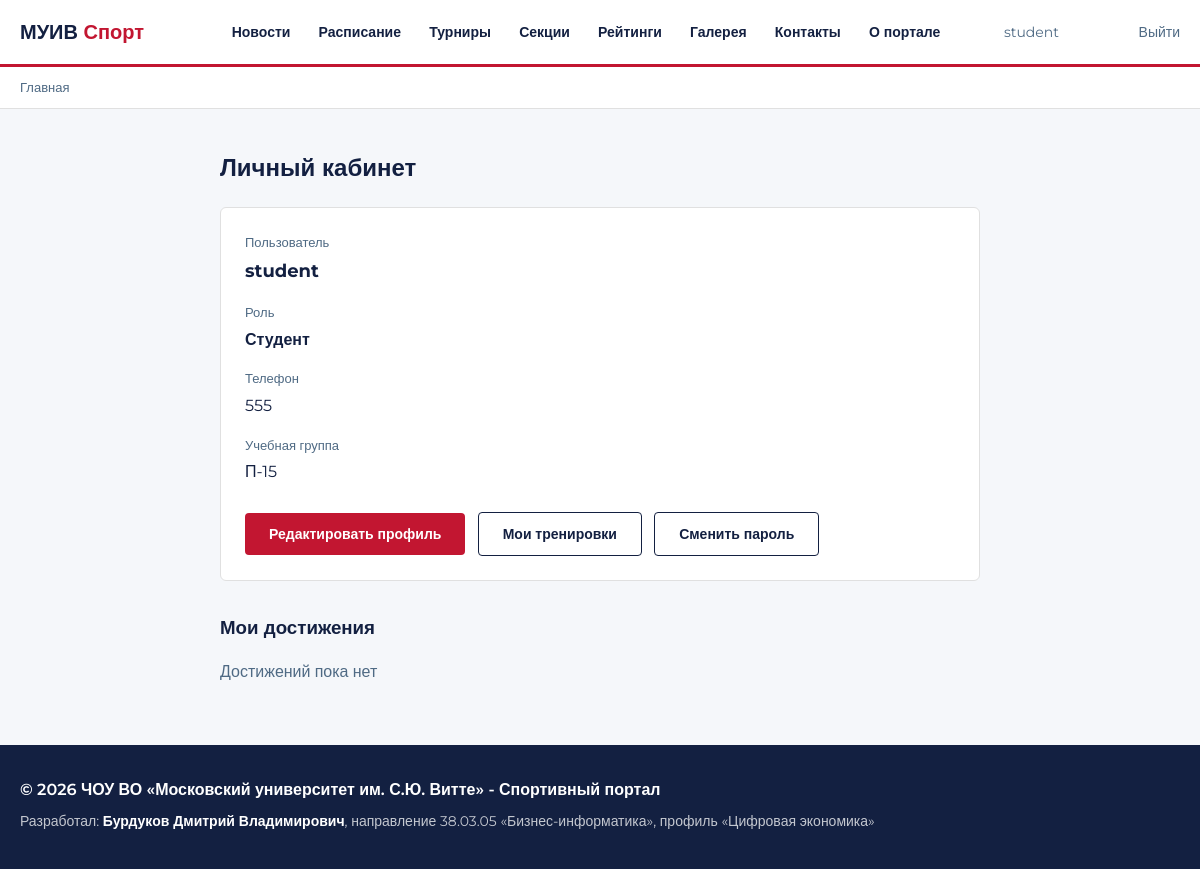
The page /profile/ (signed in) on the database as committed earlier.
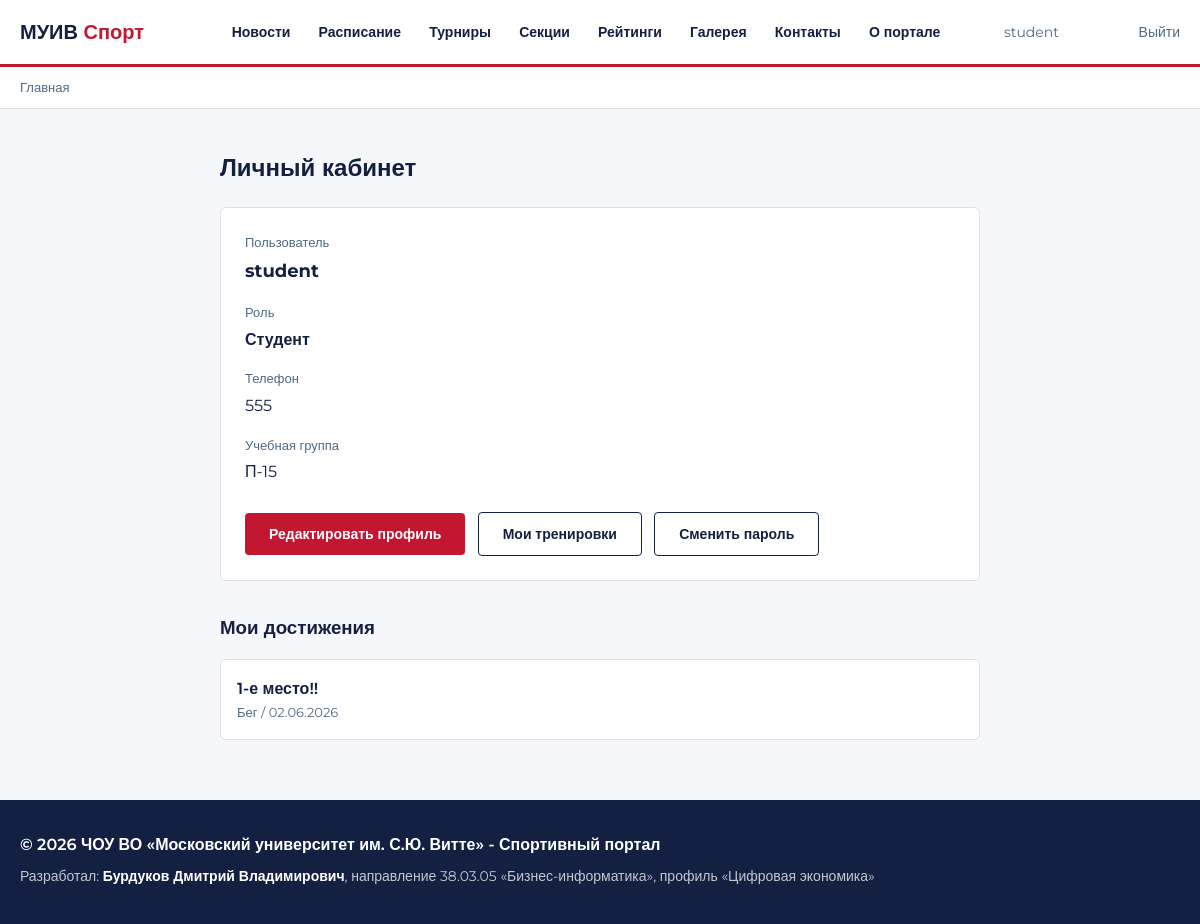
The same page on the database as committed later.
### main/models.py (models this page shows, shortened)
class Achievement(models.Model):
    user  = models.ForeignKey(User, on_delete=models.CASCADE, verbose_name='Студент')
    sport = models.ForeignKey(Sport, on_delete=models.CASCADE, verbose_name='Вид спорта')
    title = models.CharField(max_length=200, verbose_name='Достижение')
    date  = models.DateField(verbose_name='Дата')
    class Meta:
        verbose_name        = 'Достижение'
        verbose_name_plural = 'Достижения'
        ordering            = ['-date']

class Sport(models.Model):
    name        = models.CharField(max_length=100, verbose_name='Название')
    description = models.TextField(verbose_name='Описание')
    class Meta:
        verbose_name        = 'Вид спорта'
        verbose_name_plural = 'Виды спорта'
    def __str__(self):
        return self.name

### main/views.py (the view)
# urls.py: path('profile/', views.profile, name='profile'),
@login_required
def profile(request):
    achievements = Achievement.objects.filter(user=request.user)
    return render(request, 'profile/index.html', {
        'user': request.user,
        'achievements': achievements,
    })

### templates/profile/index.html (shortened to what this page needs)
{% extends 'base.html' %}
{% block content %}
<div style="max-width: 800px; margin: 40px auto; padding: 0 20px;">
  <h2>Личный кабинет</h2>
  <div style="background: var(--white); border: 1px solid var(--border); border-radius: 6px; padding: 24px; margin-top: 20px;">
    <p style="font-size: 13px; color: var(--muted); margin-bottom: 4px;">Пользователь</p>
    <p style="font-size: 18px; font-weight: 700; color: var(--dark); margin-bottom: 16px;">{{ user.username }}</p>
    <p style="font-size: 13px; color: var(--muted); margin-bottom: 4px;">Роль</p>
    <p style="font-size: 16px; font-weight: 600; color: var(--dark); margin-bottom: 16px;">
      {% if user.userprofile %}
        {{ user.userprofile.get_role_display }}
      {% else %}
        Не назначена
      {% endif %}
    </p>
    <p style="font-size: 13px; color: var(--muted); margin-bottom: 4px;">Телефон</p>
    <p style="font-size: 16px; color: var(--dark); margin-bottom: 16px;">
      {{ user.userprofile.phone|default:"Не указан" }}
    </p>
    <p style="font-size: 13px; color: var(--muted); margin-bottom: 4px;">Учебная группа</p>
    <p style="font-size: 16px; color: var(--dark);">
      {{ user.userprofile.group|default:"Не указана" }}
    </p>
    <a href="/profile/edit/" style="display: inline-block; margin-top: 16px; padding: 10px 24px; background: var(--red); color: var(--white); border-radius: 4px; font-size: 14px; font-weight: 600;">Редактировать профиль</a>
    <a href="/profile/trainings/" style="display: inline-block; margin-top: 8px; margin-left: 8px; padding: 10px 24px; border: 1.5px solid var(--dark); color: var(--dark); border-radius: 4px; font-size: 14px; font-weight: 600;">Мои тренировки</a>
    <a href="/accounts/password_change/" style="display: inline-block; margin-top: 8px; margin-left: 8px; padding: 10px 24px; border: 1.5px solid var(--dark); color: var(--dark); border-radius: 4px; font-size: 14px; font-weight: 600;">Сменить пароль</a>
  </div>
  <h3 style="margin-top: 32px;">Мои достижения</h3>
  <div style="margin-top: 16px;">
    {% for a in achievements %}
      <div style="background: var(--white); border: 1px solid var(--border); border-radius: 6px; padding: 16px; margin-bottom: 8px; display: flex; justify-content: space-between; align-items: center;">
        <div>
          <div style="font-weight: 600;">{{ a.title }}</div>
          <div style="font-size: 13px; color: var(--muted);">{{ a.sport }} / {{ a.date|date:"d.m.Y" }}</div>
        </div>
      </div>
    {% empty %}
      <p>Достижений пока нет</p>
    {% endfor %}
  </div>
</div>
{% endblock %}

Rows that differ between the two databases and show on the page:
added Achievement: title "1-е место!!", sport "Бег", date "02.06.2026"
Other text that changed with them:
text no longer shown: "Достижений пока нет"
